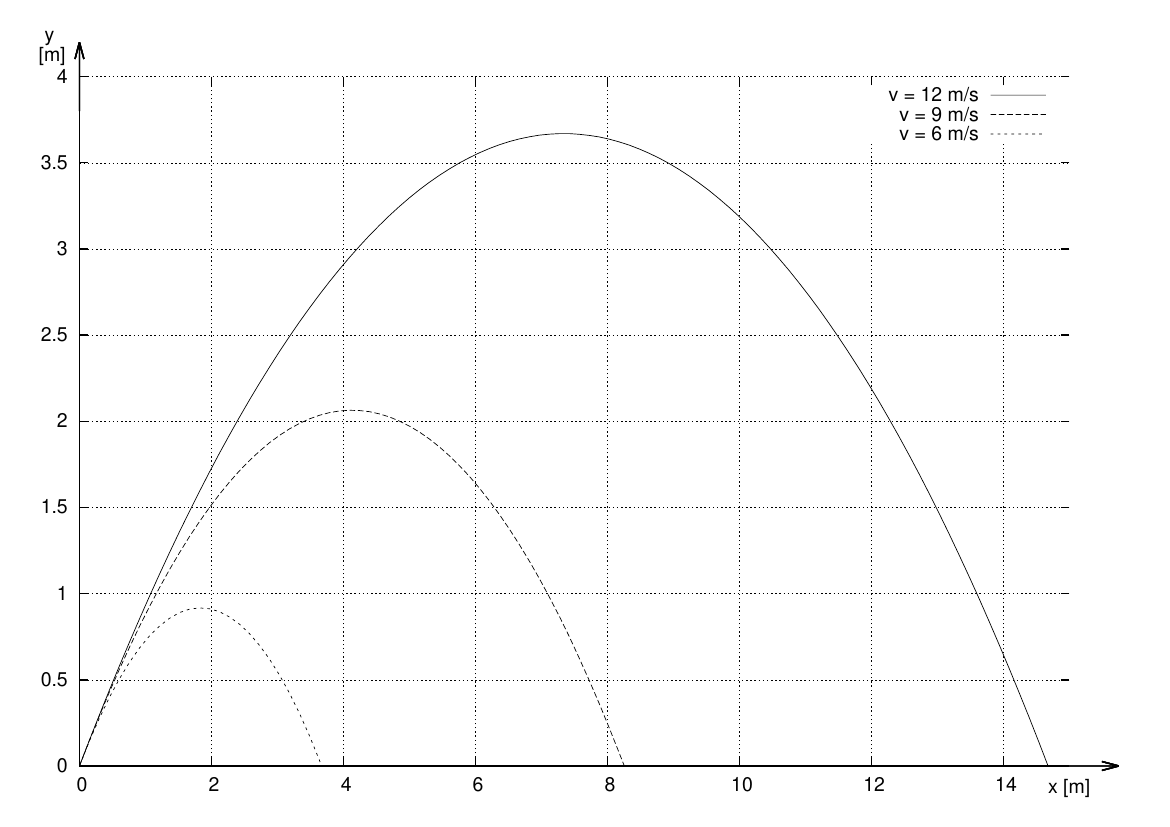

Generate this figure with gnuplot:

set style line 1 lt -1
set style line 2 lt 2

unset border

set terminal postscript enhanced 

set xzeroaxis linestyle 1 
set yzeroaxis linestyle 1 

set grid

set ylabel  "y\n [m]"  rotate by 0 offset graph 0.07,0.56
set xlabel  "x [m]"  offset graph 0.5,.040
#set key at 35,24000

#set xtics axis scale 0.5 10
#set ytics axis scale 0.5 5000
set output "graph_2.ps"

set arrow from graph 0.95,0 to graph 1.05,0
set arrow from graph 0,0.95 to graph 0,1.05 

set lmargin at screen 0.01;
set rmargin at screen 1;
set bmargin at screen 0.005;
set tmargin at screen 0.99;
set xrange [0:15]
set yrange [0:4]



f(x)=-1.0/(a**2)*9.81*x**2 +x


plot for [a=12:6:-3] f(x)  title sprintf("v = %d m/s",a);

!ps2pdf graph_2.ps  graph_2.pdf && rm graph_2.ps